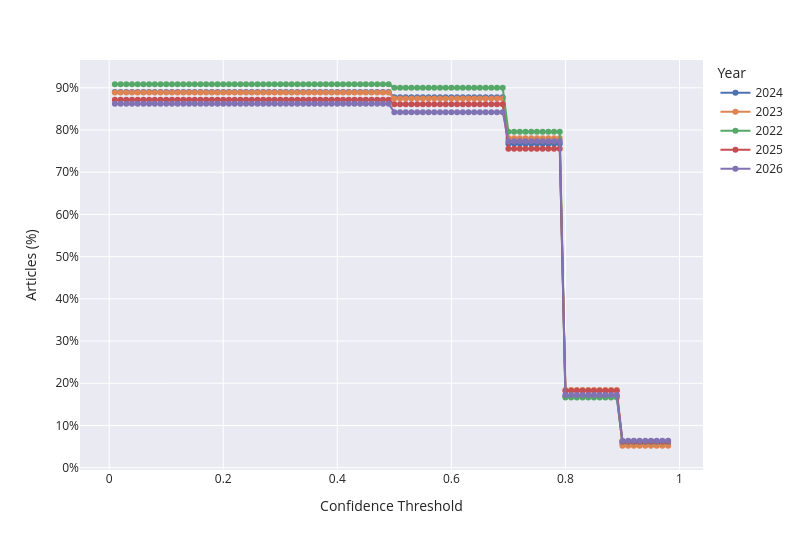

Source (notebook cell):
### Code cell
# Total number of articles per year
year_totals = data['Year'].value_counts()

records = []

for t in THRESHOLDS:

    years = (
        data[data["labled"] > t]["Year"]
            .value_counts()
            .sort_index()
    )

    for year in year_totals.index:

        count = years.get(year, 0)
        percentage = 100 * count / year_totals[year]

        records.append({
            "Threshold": t,
            "Year": str(year),
            "Percentage": percentage
        })

df = pd.DataFrame(records)

fig = px.line(
    df,
    x="Threshold",
    y="Percentage",
    color="Year",
    markers=True,
    width=800,
    height=550,
    labels={
        "Percentage": "Articles (%)",
        "Threshold": "Confidence Threshold"
    }
)

fig.update_yaxes(ticksuffix="%")
show(fig)
